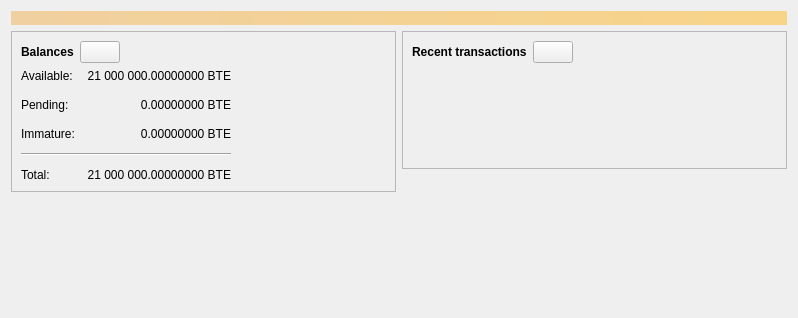
<?xml version="1.0" encoding="UTF-8"?>
<ui version="4.0">
 <class>OverviewPage</class>
 <widget class="QWidget" name="OverviewPage">
  <property name="geometry">
   <rect>
    <x>0</x>
    <y>0</y>
    <width>798</width>
    <height>318</height>
   </rect>
  </property>
  <property name="windowTitle">
   <string>Form</string>
  </property>
  <layout class="QVBoxLayout" name="topLayout">
   <item>
    <widget class="QLabel" name="labelAlerts">
     <property name="visible">
      <bool>false</bool>
     </property>
     <property name="styleSheet">
      <string notr="true">QLabel { background-color: qlineargradient(x1: 0, y1: 0, x2: 1, y2: 0, stop:0 #F0D0A0, stop:1 #F8D488); color:#000000; }</string>
     </property>
     <property name="wordWrap">
      <bool>true</bool>
     </property>
     <property name="margin">
      <number>3</number>
     </property>
     <property name="textInteractionFlags">
      <set>Qt::TextSelectableByMouse</set>
     </property>
    </widget>
   </item>
   <item>
    <layout class="QHBoxLayout" name="horizontalLayout" stretch="1,1">
     <item>
      <layout class="QVBoxLayout" name="verticalLayout_2">
       <item>
        <widget class="QFrame" name="frame">
         <property name="frameShape">
          <enum>QFrame::StyledPanel</enum>
         </property>
         <property name="frameShadow">
          <enum>QFrame::Raised</enum>
         </property>
         <layout class="QVBoxLayout" name="verticalLayout_4">
          <item>
           <layout class="QHBoxLayout" name="horizontalLayout_4">
            <item>
             <widget class="QLabel" name="label_5">
              <property name="font">
               <font>
                <weight>75</weight>
                <bold>true</bold>
               </font>
              </property>
              <property name="text">
               <string>Balances</string>
              </property>
             </widget>
            </item>
            <item>
             <widget class="QPushButton" name="labelWalletStatus">
              <property name="enabled">
               <bool>true</bool>
              </property>
              <property name="maximumSize">
               <size>
                <width>45</width>
                <height>16777215</height>
               </size>
              </property>
              <property name="toolTip">
               <string>The displayed information may be out of date. Your wallet automatically synchronizes with the Bitweb network after a connection is established, but this process has not completed yet.</string>
              </property>
              <property name="text">
               <string/>
              </property>
              <property name="icon">
               <iconset resource="../bitcoin.qrc">
                <normaloff>:/icons/warning</normaloff>
                <disabledoff>:/icons/warning</disabledoff>:/icons/warning</iconset>
              </property>
              <property name="iconSize">
               <size>
                <width>24</width>
                <height>24</height>
               </size>
              </property>
             </widget>
            </item>
            <item>
             <spacer name="horizontalSpacer_3">
              <property name="orientation">
               <enum>Qt::Horizontal</enum>
              </property>
              <property name="sizeHint" stdset="0">
               <size>
                <width>40</width>
                <height>20</height>
               </size>
              </property>
             </spacer>
            </item>
           </layout>
          </item>
          <item>
           <layout class="QGridLayout" name="gridLayout">
            <property name="spacing">
             <number>12</number>
            </property>
            <item row="1" column="1">
             <widget class="QLabel" name="labelUnconfirmed">
              <property name="cursor">
               <cursorShape>IBeamCursor</cursorShape>
              </property>
              <property name="toolTip">
               <string>Total of transactions that have yet to be confirmed, and do not yet count toward the spendable balance</string>
              </property>
              <property name="text">
               <string notr="true">0.00000000 BTE</string>
              </property>
              <property name="alignment">
               <set>Qt::AlignRight|Qt::AlignTrailing|Qt::AlignVCenter</set>
              </property>
              <property name="textInteractionFlags">
               <set>Qt::LinksAccessibleByMouse|Qt::TextSelectableByKeyboard|Qt::TextSelectableByMouse</set>
              </property>
             </widget>
            </item>
            <item row="3" column="0" colspan="2">
             <widget class="Line" name="line">
              <property name="orientation">
               <enum>Qt::Horizontal</enum>
              </property>
             </widget>
            </item>
            <item row="4" column="0">
             <widget class="QLabel" name="labelTotalText">
              <property name="text">
               <string>Total:</string>
              </property>
             </widget>
            </item>
            <item row="2" column="1">
             <widget class="QLabel" name="labelImmature">
              <property name="cursor">
               <cursorShape>IBeamCursor</cursorShape>
              </property>
              <property name="toolTip">
               <string>Mined balance that has not yet matured</string>
              </property>
              <property name="text">
               <string notr="true">0.00000000 BTE</string>
              </property>
              <property name="alignment">
               <set>Qt::AlignRight|Qt::AlignTrailing|Qt::AlignVCenter</set>
              </property>
              <property name="textInteractionFlags">
               <set>Qt::LinksAccessibleByMouse|Qt::TextSelectableByKeyboard|Qt::TextSelectableByMouse</set>
              </property>
             </widget>
            </item>
            <item row="1" column="2">
             <spacer name="horizontalSpacer_2">
              <property name="orientation">
               <enum>Qt::Horizontal</enum>
              </property>
              <property name="sizeHint" stdset="0">
               <size>
                <width>40</width>
                <height>20</height>
               </size>
              </property>
             </spacer>
            </item>
            <item row="2" column="0">
             <widget class="QLabel" name="labelImmatureText">
              <property name="text">
               <string>Immature:</string>
              </property>
             </widget>
            </item>
            <item row="4" column="1">
             <widget class="QLabel" name="labelTotal">
              <property name="cursor">
               <cursorShape>IBeamCursor</cursorShape>
              </property>
              <property name="toolTip">
               <string>Your current total balance</string>
              </property>
              <property name="text">
               <string notr="true">21 000 000.00000000 BTE</string>
              </property>
              <property name="alignment">
               <set>Qt::AlignRight|Qt::AlignTrailing|Qt::AlignVCenter</set>
              </property>
              <property name="textInteractionFlags">
               <set>Qt::LinksAccessibleByMouse|Qt::TextSelectableByKeyboard|Qt::TextSelectableByMouse</set>
              </property>
             </widget>
            </item>
            <item row="0" column="0">
             <widget class="QLabel" name="labelBalanceText">
              <property name="text">
               <string>Available:</string>
              </property>
             </widget>
            </item>
            <item row="0" column="1">
             <widget class="QLabel" name="labelBalance">
              <property name="cursor">
               <cursorShape>IBeamCursor</cursorShape>
              </property>
              <property name="toolTip">
               <string>Your current spendable balance</string>
              </property>
              <property name="text">
               <string notr="true">21 000 000.00000000 BTE</string>
              </property>
              <property name="alignment">
               <set>Qt::AlignRight|Qt::AlignTrailing|Qt::AlignVCenter</set>
              </property>
              <property name="textInteractionFlags">
               <set>Qt::LinksAccessibleByMouse|Qt::TextSelectableByKeyboard|Qt::TextSelectableByMouse</set>
              </property>
             </widget>
            </item>
            <item row="1" column="0">
             <widget class="QLabel" name="labelPendingText">
              <property name="text">
               <string>Pending:</string>
              </property>
             </widget>
            </item>
           </layout>
          </item>
         </layout>
        </widget>
       </item>
       <item>
        <spacer name="verticalSpacer">
         <property name="orientation">
          <enum>Qt::Vertical</enum>
         </property>
         <property name="sizeHint" stdset="0">
          <size>
           <width>20</width>
           <height>40</height>
          </size>
         </property>
        </spacer>
       </item>
      </layout>
     </item>
     <item>
      <layout class="QVBoxLayout" name="verticalLayout_3">
       <item>
        <widget class="QFrame" name="frame_2">
         <property name="frameShape">
          <enum>QFrame::StyledPanel</enum>
         </property>
         <property name="frameShadow">
          <enum>QFrame::Raised</enum>
         </property>
         <layout class="QVBoxLayout" name="verticalLayout">
          <item>
           <layout class="QHBoxLayout" name="horizontalLayout_2">
            <item>
             <widget class="QLabel" name="label_4">
              <property name="font">
               <font>
                <weight>75</weight>
                <bold>true</bold>
               </font>
              </property>
              <property name="text">
               <string>Recent transactions</string>
              </property>
             </widget>
            </item>
            <item>
             <widget class="QPushButton" name="labelTransactionsStatus">
              <property name="enabled">
               <bool>true</bool>
              </property>
              <property name="maximumSize">
               <size>
                <width>45</width>
                <height>16777215</height>
               </size>
              </property>
              <property name="toolTip">
               <string>The displayed information may be out of date. Your wallet automatically synchronizes with the Bitweb network after a connection is established, but this process has not completed yet.</string>
              </property>
              <property name="text">
               <string/>
              </property>
              <property name="icon">
               <iconset resource="../bitcoin.qrc">
                <normaloff>:/icons/warning</normaloff>
                <disabledoff>:/icons/warning</disabledoff>:/icons/warning</iconset>
              </property>
              <property name="iconSize">
               <size>
                <width>24</width>
                <height>24</height>
               </size>
              </property>
             </widget>
            </item>
            <item>
             <spacer name="horizontalSpacer">
              <property name="orientation">
               <enum>Qt::Horizontal</enum>
              </property>
              <property name="sizeHint" stdset="0">
               <size>
                <width>40</width>
                <height>20</height>
               </size>
              </property>
             </spacer>
            </item>
           </layout>
          </item>
          <item>
           <widget class="TransactionOverviewWidget" name="listTransactions">
            <property name="styleSheet">
             <string notr="true">QListView { background: transparent; }</string>
            </property>
            <property name="frameShape">
             <enum>QFrame::NoFrame</enum>
            </property>
            <property name="verticalScrollBarPolicy">
             <enum>Qt::ScrollBarAlwaysOff</enum>
            </property>
            <property name="horizontalScrollBarPolicy">
             <enum>Qt::ScrollBarAlwaysOff</enum>
            </property>
            <property name="sizeAdjustPolicy">
             <enum>QAbstractScrollArea::AdjustToContents</enum>
            </property>
            <property name="selectionMode">
             <enum>QAbstractItemView::NoSelection</enum>
            </property>
            <property name="uniformItemSizes">
             <bool>true</bool>
            </property>
           </widget>
          </item>
         </layout>
        </widget>
       </item>
       <item>
        <spacer name="verticalSpacer_2">
         <property name="orientation">
          <enum>Qt::Vertical</enum>
         </property>
         <property name="sizeHint" stdset="0">
          <size>
           <width>20</width>
           <height>40</height>
          </size>
         </property>
        </spacer>
       </item>
      </layout>
     </item>
    </layout>
   </item>
  </layout>
 </widget>
 <customwidgets>
  <customwidget>
   <class>TransactionOverviewWidget</class>
   <extends>QListView</extends>
   <header>qt/transactionoverviewwidget.h</header>
  </customwidget>
 </customwidgets>
 <resources/>
 <connections/>
</ui>
